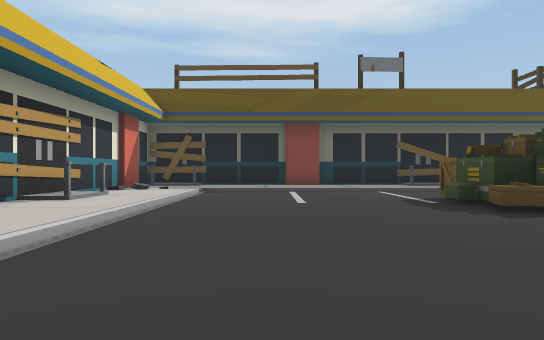
[1] (above)

24 first-person views from a walk through a 3-D level made in the Unity game engine. The camera is 1.2 m above the floor, looks level and sees 70° across. The floor is counted in squares, 2 m on a side. Each view is taken from the middle of a square. On the plan, view 1 faces up. The plan holds only what a view shows up to about 11 squares ahead; the rest is blank. The place goes on beyond the plan. The player character is not drawn.

[2]
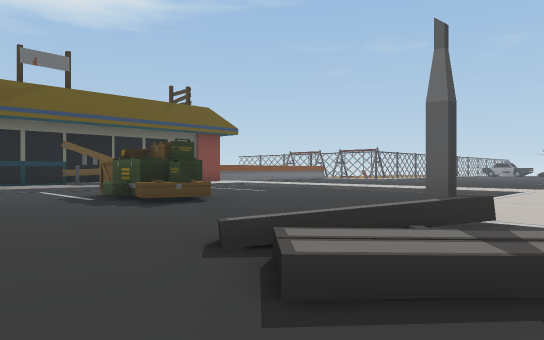

[3]
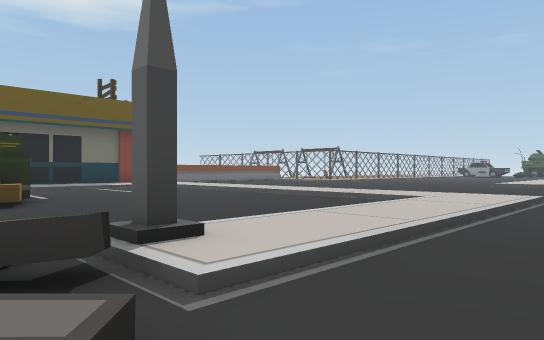

[4]
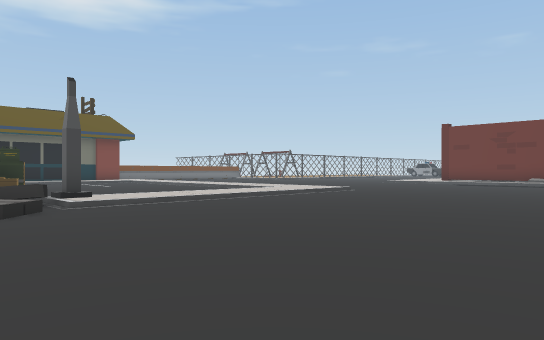

[5]
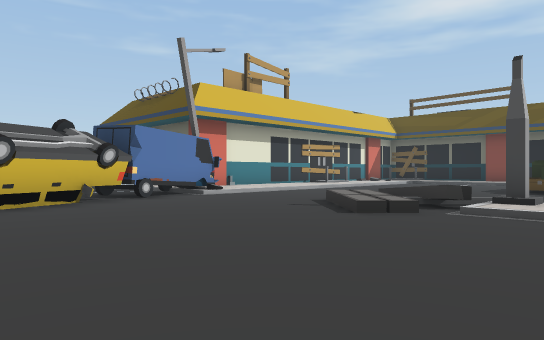

[6]
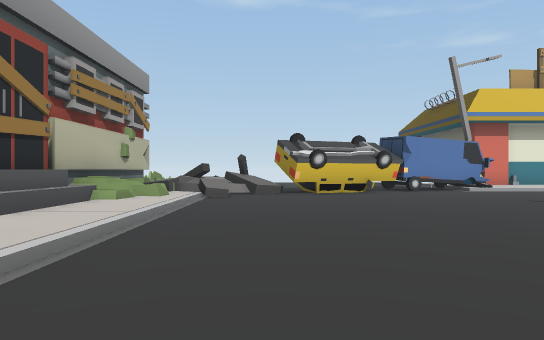

[7]
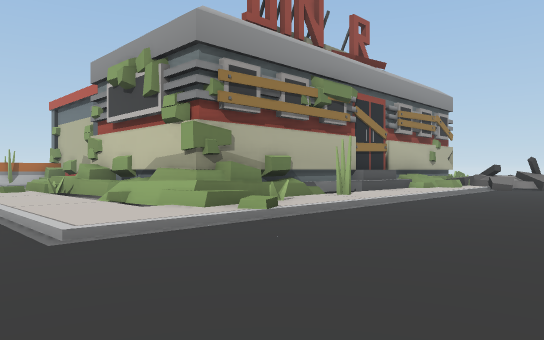

[8]
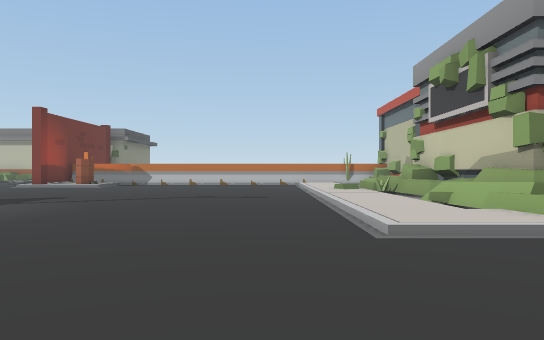

[9]
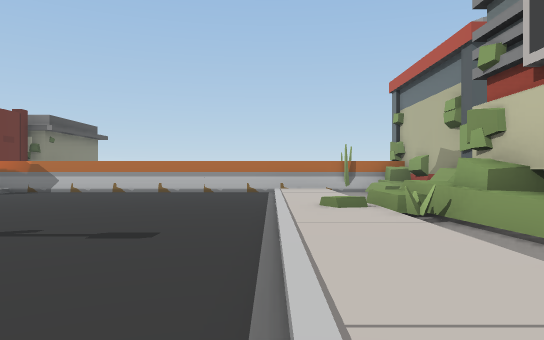

[10]
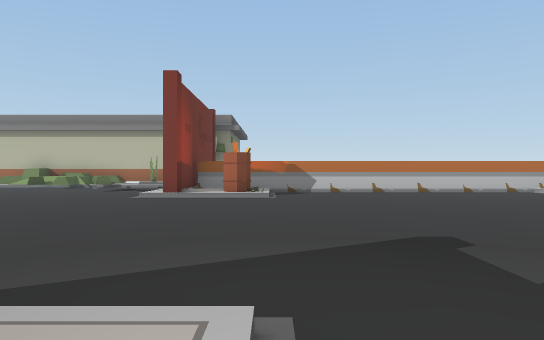

[11]
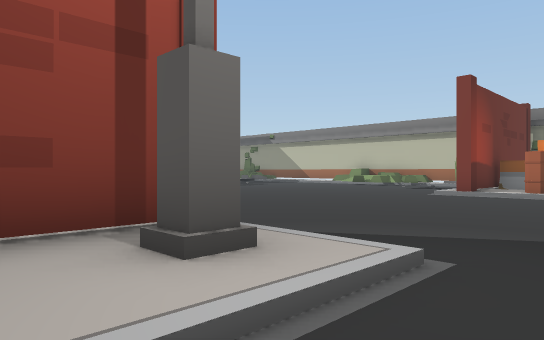

[12]
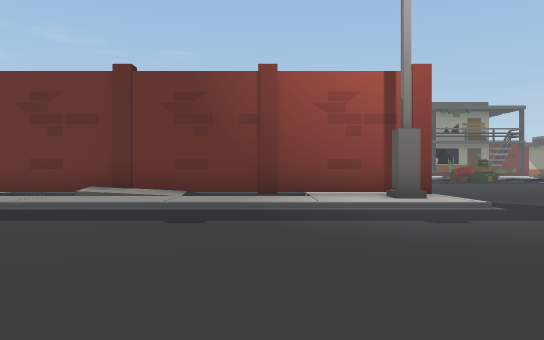

[13]
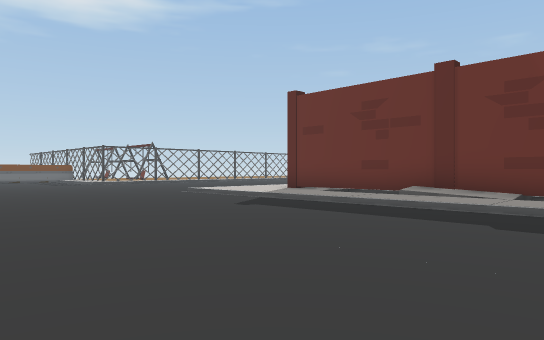

[14]
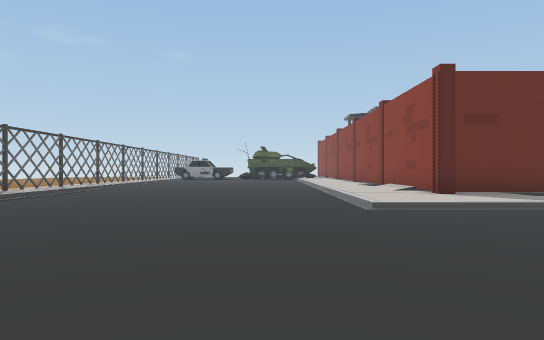

[15]
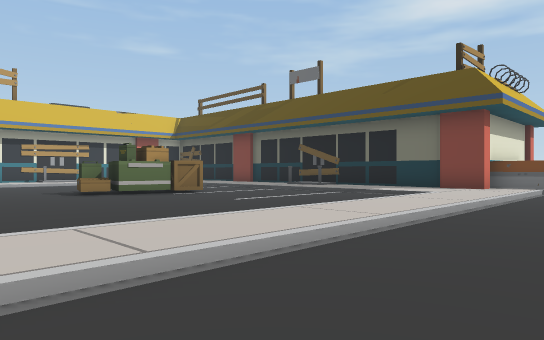

[16]
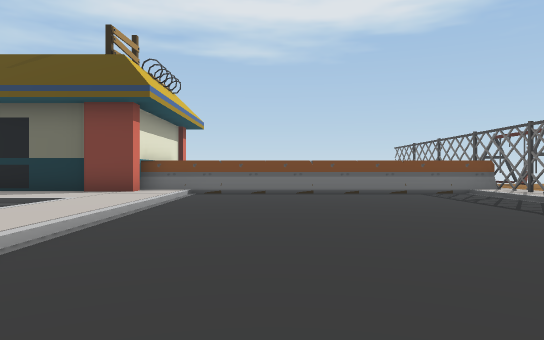

[17]
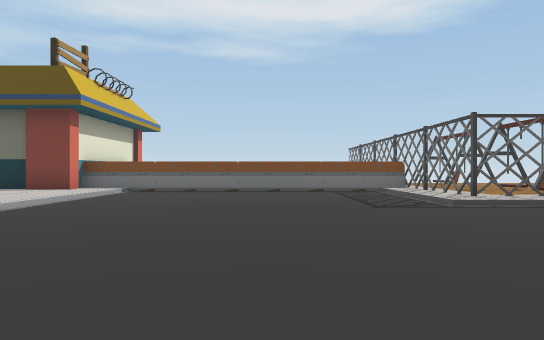

[18]
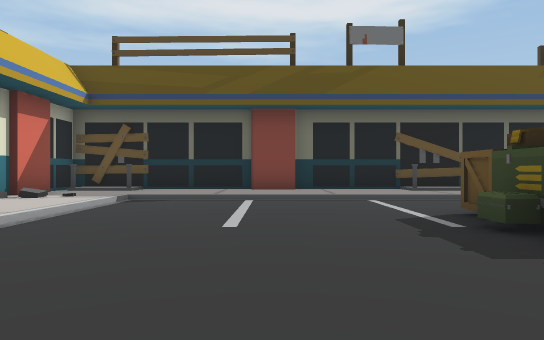

[19]
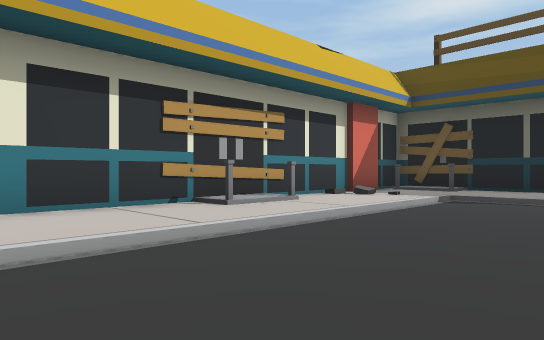

[20]
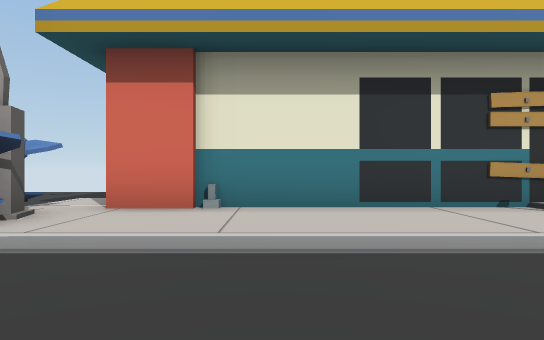

[21]
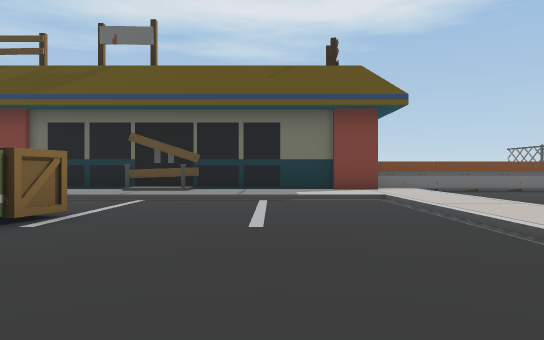

[22]
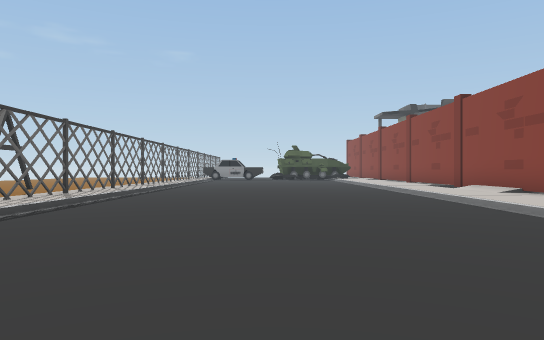

[23]
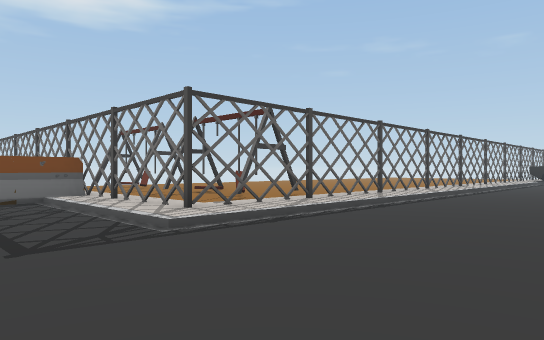

[24]
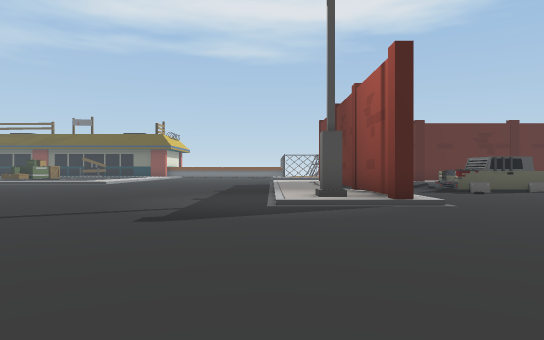

### Floor plan
Key: @ floor where view 1 was taken; # wall or solid block; x gap in a wall; . main floor; : floor 0.25 m higher than the main floor; / step, stairs or slope; = window, fence, low wall or low ledge; ^ raised ledge; B barrel; C car; O other object.
Columns run from 5 left of view 1 to 25 right of it. Each row starts with its distance up from view 1.
 15                 ^        #..O
 14 ################OOOOOOOOO#....
 13 #::::::::::::::::/....../x..O.
 12 ##:#:::::#:::::::/....../#..OO
 11 ##://///////////:/....../#=#...
 10 #///............:/....../::::::
  9 #::/............:/.............
  8 #///.....OO.....:/.............
  7 #://.....OO.....:/.............
  6 #::/.....O......:/.............
  5 #::/............:/.............
  4 #::/............:/.............
  3 #::/............:/.............
  2 ##:/............:/....../::::::
  1  #:/.../////////:/ ...../::::::
  0  ##/.@.//=:::::::/ ...../:#####
 -1  ###..../......... ...../:#/
 -2   ##..................../:#/
 -3   OO..................../:#
 -4    OO.................../:#
 -5    OO.................../:#/  C
 -6    O/.................../:#/.CC
 -7     ##................../:#/...
 -8     =//::::::::::/....../:#/...
 -9     ^//#==:####=:/......//#/...
-10    #############:/....../##/..
-11               #=:/...........
-12               #///............
-13               #=:/............
-14               #=//.............
-15                =:/.............
-16              ## :/.............
-17              #= :/.............
-18              #=.:/....../B#/...
-19              ##.:/....../:#/...
-20              #OOOOOOOOOOOO# /..

Where each view was taken, in squares from view 1:
view 1: 0 up, 0 right, facing up
view 2: 1 down, 0 right, facing up-right
view 3: 2 down, 3 right, facing up-right
view 4: 7 down, 2 right, facing up-right
view 5: 6 down, 6 right, facing up-left
view 6: 6 down, 9 right, facing left
view 7: 4 down, 13 right, facing down-left
view 8: 4 down, 13 right, facing down
view 9: 9 down, 12 right, facing down
view 10: 9 down, 19 right, facing down
view 11: 8 down, 18 right, facing down-right
view 12: 7 down, 13 right, facing right
view 13: 7 down, 13 right, facing up-right
view 14: 4 up, 13 right, facing right
view 15: 2 up, 14 right, facing up-left
view 16: 4 up, 14 right, facing up
view 17: 3 up, 16 right, facing up
view 18: 3 up, 1 right, facing up
view 19: 3 up, 1 right, facing up-left
view 20: 3 up, 1 right, facing left
view 21: 3 up, 8 right, facing up
view 22: 6 up, 14 right, facing right
view 23: 6 up, 17 right, facing up-right
view 24: 17 down, 19 right, facing up
